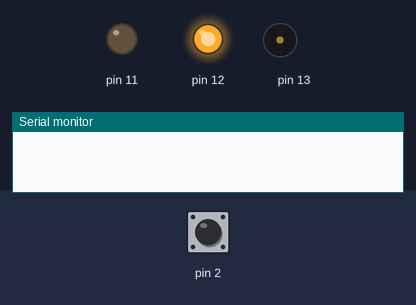
A sketch run on a simulated Arduino Uno, built with avr-gcc and run on an emulated ATmega328P. Shown: output pins drawn as LEDs (lit = HIGH), buzzer (waves = sounding), the last lines printed to the serial monitor. Inputs (shaded band) come from the test bench; at power-on: pin 2 HIGH.

Above: at 1.2 s.
1.3 s: pin 2 pulled LOW for 0.15 s
At 1.7 s:
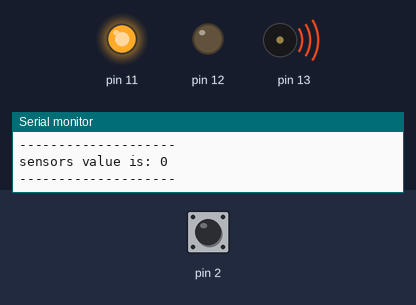
3.3 s: pin 2 pulled LOW for 3.2 s
At 7.9 s:
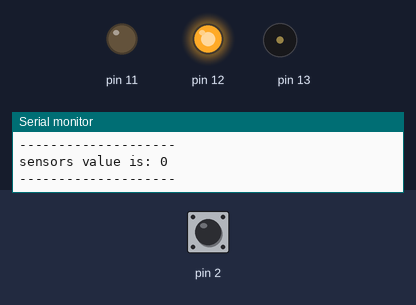
Timing chart, 0 to 9.4 s (numbered marks = the images above; inputs shaded):
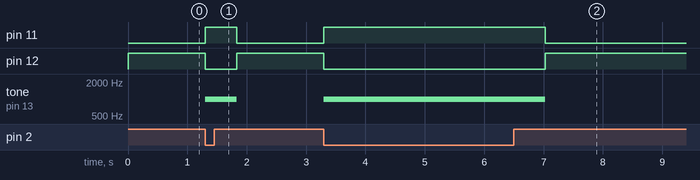

The sketch:

LJ12A3-3-ZBX-V1.ino
```cpp
//Published on Dec 18, 2014
//A video to show how to interface a sinking proximity sensor to an Arduino. When the sensor is activated a green LED lights up
//and a tone is generated from a speaker. When the sensor is inactivated a red LED lights up.
// Downloaded from: https://www.youtube.com/watch?v=soJ4czkKpT4
// Tony testing  LJ12A3-4/ZBX Inductive Proximity Switch  V1.0  10-13-2016


int sensorVal;

void setup(){

//configure pin2 as an input and enable the internal pull-up resistor
pinMode(2, INPUT_PULLUP);

// initialize serial communications at 9600 bps:
  Serial.begin(9600);

pinMode(11, OUTPUT);
pinMode(12, OUTPUT);
pinMode(13, OUTPUT);
}

void loop() {
  sensorVal = digitalRead(2);
  if (sensorVal == HIGH) {
    digitalWrite(11, LOW); digitalWrite(12, HIGH); noTone(13);
  }
  else {
    digitalWrite(11, HIGH); digitalWrite(12, LOW); tone(13, 1000);

  Serial.print("sensor detected metal :");
  Serial.println("YES ");
  Serial.println("-------------------- ");
  Serial.print("sensors value is: ");
  Serial.println (sensorVal);
  Serial.println("-------------------- ");
  delay (500);

}
}
```

Measured:
- after the input at 1.3 s, pin 11: LOW → HIGH at once, → LOW 0.53 s later; pin 12: HIGH → LOW at once, → HIGH 0.53 s later; tone on pin 13: silent → 1000 Hz at once, → silent 0.53 s later
- after the input at 3.3 s, pin 11: LOW → HIGH at once, → LOW 3.7 s later; pin 12: HIGH → LOW at once, → HIGH 3.7 s later; tone on pin 13: silent → 1000 Hz at once, → silent 3.7 s later
